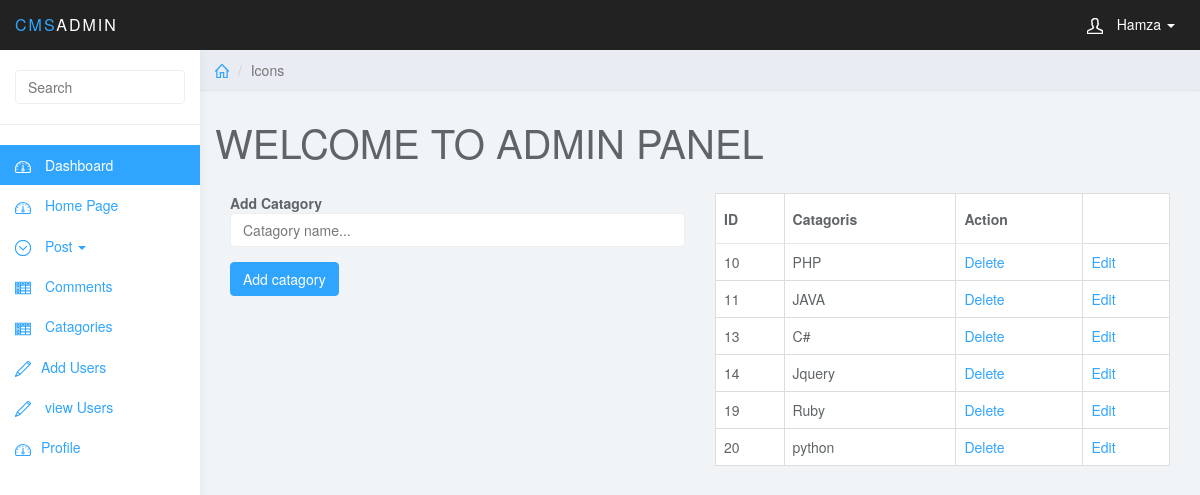
The page /Admin/catagory-admin.php (signed in) on the database its author committed.
### tables this page shows
CREATE TABLE `catagory` (
  `cat_id` int(3) NOT NULL,
  `cat_title` varchar(255) NOT NULL
);

### Admin/catagory-admin.php (the view, shortened to what this page needs)
<?php include "../include/config.php"; ?>
<?php include "include/header.php"; ?>
<body>
	<?php include "include/navigation-admin.php"; ?>
	<div class="col-sm-9 col-sm-offset-3 col-lg-10 col-lg-offset-2 main">
		<div class="row">
			<ol class="breadcrumb">
				<li><a href="#"><svg class="glyph stroked home"><use xlink:href="#stroked-home"></use></svg></a></li>
				<li class="active">Icons</li>
			</ol>
		</div>
		<div class="row">
			<div class="col-lg-12">
				<h1 class="page-header">WELCOME TO ADMIN PANEL</h1>
			</div>
		</div>
		<div class="col-xs-6">
			<form action="" method="">
				<div class="form-group">
					<lebel><strong>Add Catagory</strong></lebel><br>
					<input type="text" name="cat_title" class="form-control" placeholder="Catagory name...">
				</div>
				<div class="form-group">
					<input type="submit" name="submit" class="btn btn-primary" value="Add catagory">
				</div>
			</form>
		</div>
		<div class="col-xs-6">
            <?php
            $ft = $conn->query("select * from catagory");
            ?>
			<table class="table table-bordered table-hover ">
				<thead>
					<tr>
						<th>ID</th>
						<th>Catagoris</th>
						<th>Action</th>
					</tr>
				</thead>
				<tbody>
					<?php
			            while ( $row = $ft->fetch(PDO::FETCH_ASSOC)) {
			              $cat_id = $row['cat_id'];
			              $cat_list = $row['cat_title'];
			              echo "<tr>";
			              echo "<td>{$cat_id}</td>";
			              echo "<td>{$cat_list}</td>";
			             echo "<td><a href='catagory-admin.php?delete={$cat_id}'>Delete</a></td>";
			              echo "<td><a href='catagory-admin.php?edit={$cat_id}'>Edit</a></td>";
			              echo "</tr>";
			            }
					?>
				</tbody>
			</table>
		</div>
</body>
</html>

### Admin/css/styles.css (style rules this page uses)
body { background: #f1f4f7; padding-top: 50px; color: #5f6468; }
a, a:hover, a:focus { color: #30a5ff; }
h1, h2, h3, h4, h5, h6 { color: #5f6468; }
h1 { font-weight: 300; font-size: 40px; }
.form-control { border: 1px solid #eee; box-shadow: none; }
.btn-primary, .btn-primary:hover, .btn-primary:focus, .btn-primary:active, .btn-primary.active, .open > .dropdown-toggle.btn-primary, .btn-primary.disabled, .btn-primary[disabled], fieldset[disabled] .btn-primary, .btn-primary.disabled:hover, .btn-primary[disabled]:hover, fieldset[disabled] .btn-primary:hover, .btn-primary.disabled:focus, .btn-primary[disabled]:focus, fieldset[disabled] .btn-primary:focus, .btn-primary.disabled:active, .btn-primary[disabled]:active, fieldset[disabled] .btn-primary:active, .btn-primary.disabled.active, .btn-primary[disabled].active, fieldset[disabled] .btn-primary.active { background-color: #30a5ff; border-color: #30a5ff; }
.breadcrumb { border-radius: 0; padding: 10px 15px; background: #e9ecf2; box-shadow: 0 1px 1px rgba(0, 0, 0, .05); margin: 0 ; }
h1.page-header { margin-top: 30px; border-bottom: 0; }
.table { background: #fff; }
.table>thead>tr>th { border-bottom: 1px solid #e6e7e8; vertical-align: middle; height: 50px; }
.breadcrumb .glyph { height: 14px; width: 14px; margin: -2px 0 0 0; stroke-width: 4px; }

### rows shown on the page
catagory: cat_id "10", cat_title "PHP"
catagory: cat_id "11", cat_title "JAVA"
catagory: cat_id "13", cat_title "C#"
catagory: cat_id "14", cat_title "Jquery"
catagory: cat_id "19", cat_title "Ruby"
catagory: cat_id "20", cat_title "python"

### other values the page prints
$username "Hamza"
